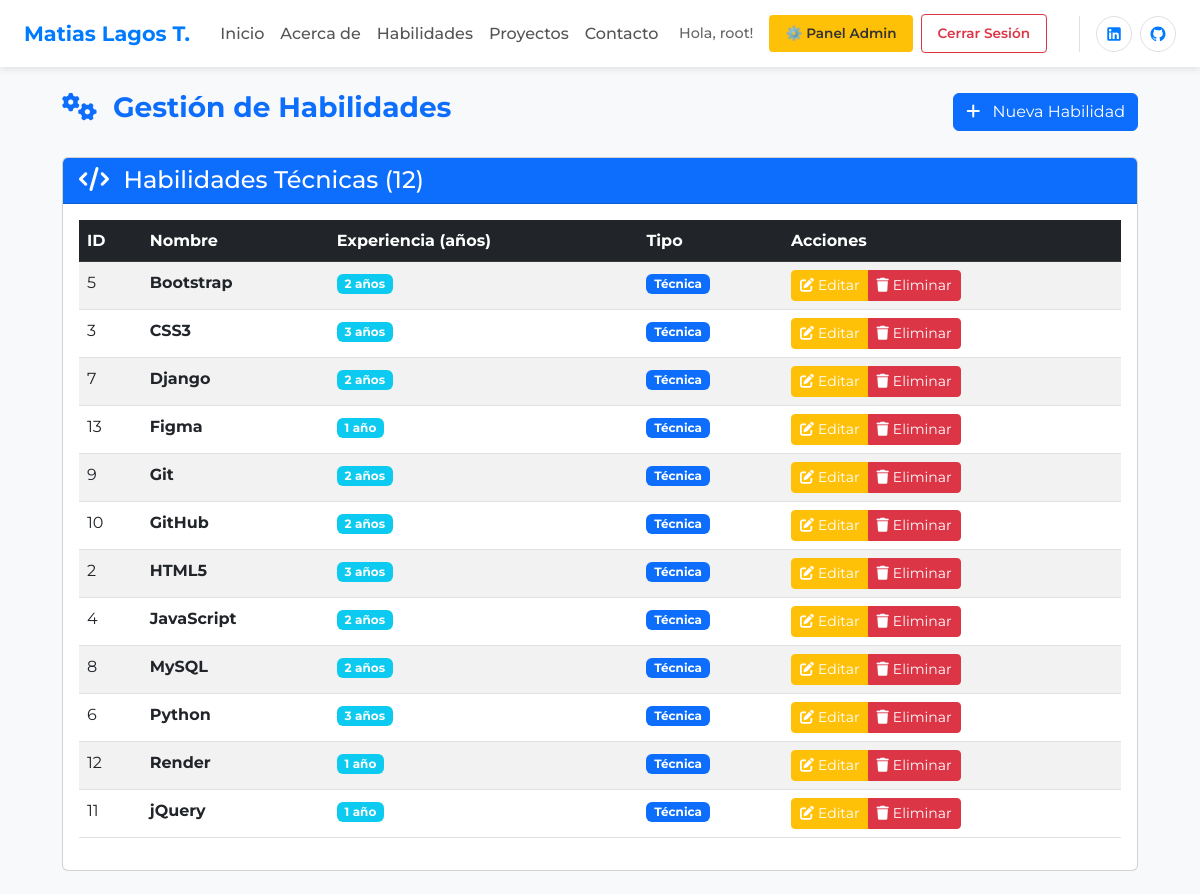
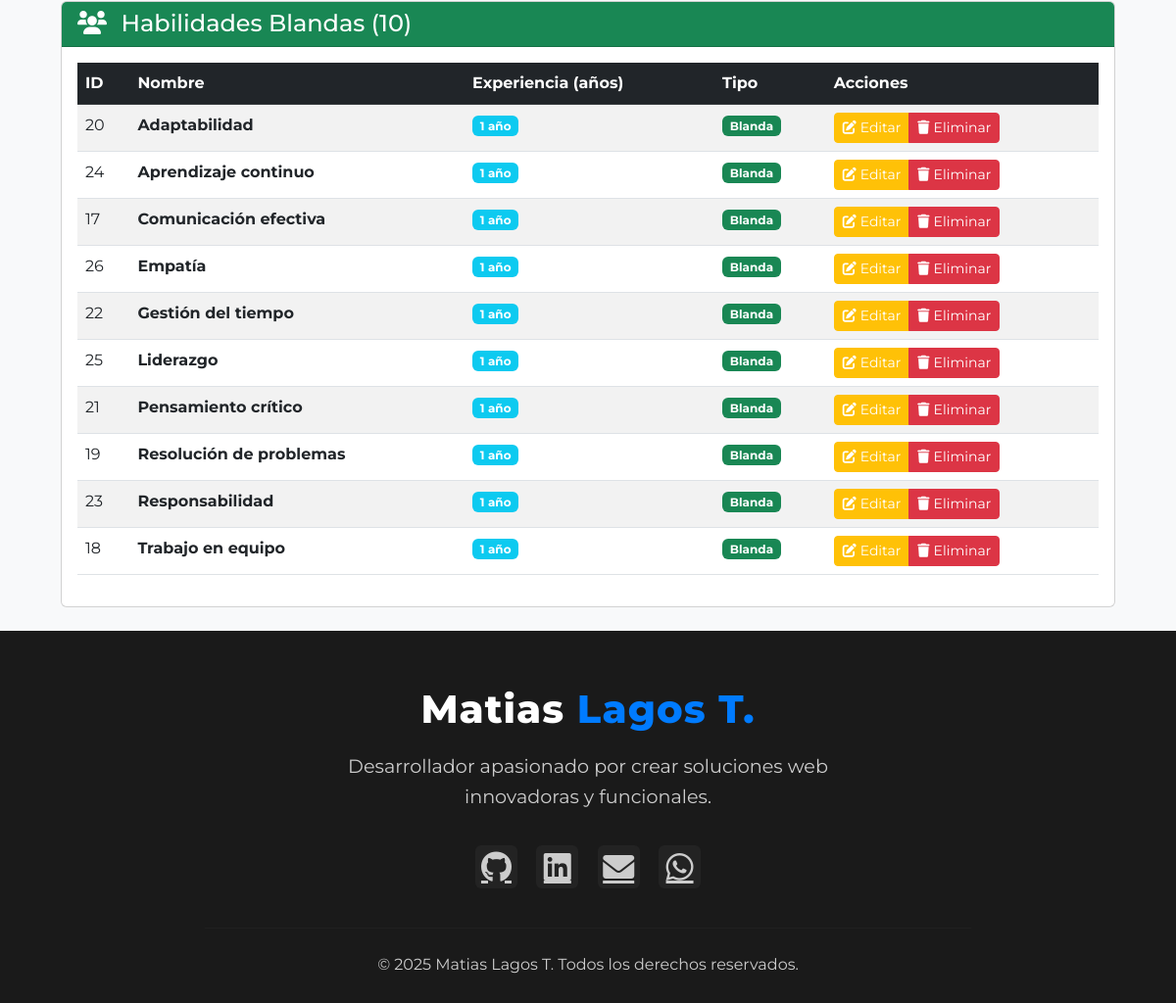
The page /panel/habilidades/ (signed in) on the database its author committed (2 pictures, top to bottom).
### proyectos/models.py (models this page shows, shortened)
class Habilidad(models.Model):
    TIPO_CHOICES = [
        ("tecnica", "Técnica"),
        ("blanda", "Blanda"),
    ]
    nombre = models.CharField(max_length=100)
    experiencia = models.IntegerField(help_text="Años de experiencia")
    tipo = models.CharField(max_length=10, choices=TIPO_CHOICES, default="tecnica")
    icono_url = models.URLField(
        blank=True,
        null=True,
        help_text="URL del icono de la habilidad (ej: Font Awesome, Bootstrap Icons)"
    )
    class Meta:
        ordering = ['nombre']

### login/mixins.py (the view)
    def nueva_vista(request, *args, **kwargs):
        if not request.user.is_authenticated:
            messages.error(request, 'Debes iniciar sesión para acceder a esta página.')
            return redirect('login')
        return view_func(request, *args, **kwargs)

### proyectos/templates/habilidades/lista.html (shortened to what this page needs)
{% extends "base.html" %}
{% block content %}
<div class="container-fluid py-4">
    <div class="row">
        <div class="col-lg-11 col-md-12 mx-auto">
            <div class="d-flex justify-content-between align-items-center mb-4">
                <h2 class="h3 fw-bold text-primary">
                    <i class="fas fa-cogs me-2"></i>
                    Gestión de Habilidades
                </h2>
                <a href="{% url 'crear_habilidad' %}" class="btn btn-primary">
                    <i class="fas fa-plus me-2"></i>
                    Nueva Habilidad
                </a>
            </div>
            <div class="card mb-4">
                <div class="card-header bg-primary text-white">
                    <h4 class="mb-0">
                        <i class="fas fa-code me-2"></i>
                        Habilidades Técnicas ({{ habilidades_tecnicas.count }})
                    </h4>
                </div>
                <div class="card-body">
                    {% if habilidades_tecnicas %}
                        <div class="table-responsive">
                            <table class="table table-striped table-hover">
                                <thead class="table-dark">
                                    <tr>
                            <th>ID</th>
                            <th>Nombre</th>
                            <th>Experiencia (años)</th>
                            <th>Tipo</th>
                            <th>Acciones</th>
                        </tr>
                    </thead>
                    <tbody>
                        {% for habilidad in habilidades_tecnicas %}
                        <tr>
                            <td>{{ habilidad.id }}</td>
                            <td>
                                <strong>{{ habilidad.nombre }}</strong>
                            </td>
                            <td>
                                <span class="badge bg-info">{{ habilidad.experiencia }} año{{ habilidad.experiencia|pluralize }}</span>
                            </td>
                            <td>
                                <span class="badge bg-primary">{{ habilidad.get_tipo_display }}</span>
                            </td>
                            <td>
                                <div class="btn-group" role="group">
                                    <a href="{% url 'editar_habilidad' habilidad.pk %}" class="btn btn-sm btn-warning text-white">
                                        <i class="fas fa-edit me-1"></i>Editar
                                    </a>
                                    <a href="{% url 'eliminar_habilidad' habilidad.pk %}" class="btn btn-sm btn-danger">
                                        <i class="fas fa-trash me-1"></i>Eliminar
                                    </a>
                                </div>
                            </td>
                        </tr>
                        {% endfor %}
                    </tbody>
                </table>
            </div>
        {% else %}
            <div class="alert alert-info" role="alert">
                <i class="fas fa-info-circle me-2"></i>
                No hay habilidades técnicas registradas.
            </div>
        {% endif %}
                </div>
            </div>
            <div class="card">
                <div class="card-header bg-success text-white">
                    <h4 class="mb-0">
                        <i class="fas fa-users me-2"></i>
                        Habilidades Blandas ({{ habilidades_blandas.count }})
                    </h4>
                </div>
                <div class="card-body">
                    {% if habilidades_blandas %}
                        <div class="table-responsive">
                            <table class="table table-striped table-hover">
                                <thead class="table-dark">
                                    <tr>
                                        <th>ID</th>
                                        <th>Nombre</th>
                                        <th>Experiencia (años)</th>
                                        <th>Tipo</th>
                                        <th>Acciones</th>
                                    </tr>
                                </thead>
                                <tbody>
                                    {% for habilidad in habilidades_blandas %}
                                    <tr>
                                        <td>{{ habilidad.id }}</td>
                                        <td>
                                            <strong>{{ habilidad.nombre }}</strong>
                                        </td>
                                        <td>
                                            <span class="badge bg-info">{{ habilidad.experiencia }} año{{ habilidad.experiencia|pluralize }}</span>
                                        </td>
                                        <td>
                                            <span class="badge bg-success">{{ habilidad.get_tipo_display }}</span>
                                        </td>
                                        <td>
                                            <div class="btn-group" role="group">
                                                <a href="{% url 'editar_habilidad' habilidad.pk %}" class="btn btn-sm btn-warning text-white">
                                                    <i class="fas fa-edit me-1"></i>Editar
                                                </a>
                                                <a href="{% url 'eliminar_habilidad' habilidad.pk %}" class="btn btn-sm btn-danger">
                                                    <i class="fas fa-trash me-1"></i>Eliminar
                                                </a>
                                            </div>
                                        </td>
                                    </tr>
                                    {% endfor %}
                                </tbody>
                            </table>
                        </div>
                    {% else %}
                        <div class="alert alert-info" role="alert">
                            <i class="fas fa-info-circle me-2"></i>
                            No hay habilidades blandas registradas.
                        </div>
                    {% endif %}
                </div>
            </div>
            </div>
        </div>
    </div>
{% endblock %}

### proyectos/templates/base.html (shortened to what this page needs)
{% load static %}
<!DOCTYPE html>
<html lang="es">
<head>
    <link href="https://cdn.jsdelivr.net/npm/bootstrap@5.3.0/dist/css/bootstrap.min.css" rel="stylesheet">
    <link rel="stylesheet" href="{% static 'styles/base.css' %}">
    <link rel="stylesheet" href="{% static 'styles/encabezado.css' %}">
    <link rel="stylesheet" href="{% static 'styles/heroe.css' %}">
    <link rel="stylesheet" href="{% static 'styles/acerca-de.css' %}">
    <link rel="stylesheet" href="{% static 'styles/habilidades.css' %}">
    <link rel="stylesheet" href="{% static 'styles/proyectos.css' %}">
    <link rel="stylesheet" href="{% static 'styles/contacto.css' %}">
    <link rel="stylesheet" href="{% static 'styles/pie-pagina.css' %}">
    <link rel="stylesheet" href="{% static 'styles/responsivo.css' %}">
    <link rel="stylesheet" href="https://cdnjs.cloudflare.com/ajax/libs/font-awesome/6.0.0/css/all.min.css">
</head>
<body>
    <header>
        <nav class="navbar navbar-expand-lg">
            <div class="container-fluid px-3 px-lg-4">
                <a class="navbar-brand" href="{% url 'home' %}">Matias Lagos T.</a>
                <div class="collapse navbar-collapse" id="navbarNav">
                    <ul class="navbar-nav mx-auto mb-2 mb-lg-0">
                        <li class="nav-item">
                            <a class="nav-link" href="{% url 'home' %}">Inicio</a>
                        </li>
                        <li class="nav-item">
                            <a class="nav-link" href="{% url 'home' %}#about">Acerca de</a>
                        </li>
                        <li class="nav-item">
                            <a class="nav-link" href="{% url 'home' %}#skills">Habilidades</a>
                        </li>
                        <li class="nav-item">
                            <a class="nav-link" href="{% url 'home' %}#projects">Proyectos</a>
                        </li>
                        <li class="nav-item">
                            <a class="nav-link" href="{% url 'home' %}#contact">Contacto</a>
                        </li>
                    </ul>
                    <div class="navbar-controls ms-lg-auto">
                        {% if user.is_authenticated %}
                        <span class="user-greeting">Hola, {{ user.first_name|default:user.username }}!</span>
                        {% endif %}
                        <div class="navbar-buttons">
                            {% if user.is_superuser %}
                            <a href="{% url 'dashboard' %}" class="btn btn-warning">⚙️ Panel Admin</a>
                            {% endif %}
                            {% if user.is_authenticated %}
                            <a href="{% url 'logout' %}" class="btn btn-outline-danger">Cerrar Sesión</a>
                            {% else %}
                            <a href="{% url 'login' %}" class="btn btn-primary">Ingresar</a>
                            <a href="{% url 'registro' %}" class="btn btn-outline-primary">Registrarse</a>
                            {% endif %}
                        </div>
                        <div class="social-nav">
                            <a href="https://www.linkedin.com/in/matias-lagos-tapia-667b192b8/" target="_blank"
                                rel="noopener noreferrer" class="social-link" aria-label="LinkedIn">
                            </a>
                            <a href="https://github.com/Matiaslagost7" target="_blank" rel="noopener noreferrer"
                                class="social-link" aria-label="GitHub">
                            </a>
                        </div>
                    </div>
                </div>
            </div>
        </nav>
    </header>
    <main id="main-content">
    {% block content %}{% endblock %}
    </main>
    <footer class="main-footer">
        <div class="footer-content">
            <h2 class="footer-logo">
                Matias <span class="footer-highlight">Lagos T.</span>
            </h2>
            <p class="footer-text">
                Desarrollador apasionado por crear soluciones web<br>innovadoras y funcionales.
            </p>
            <div class="footer-social">
                <a href="https://github.com/Matiaslagost7" target="_blank" rel="noopener noreferrer" aria-label="GitHub"><i class="fab fa-github"></i></a>
                <a href="https://linkedin.com/in/matias-lagos-torres-04b8a4265" target="_blank" rel="noopener noreferrer" aria-label="LinkedIn"><i class="fab fa-linkedin"></i></a>
                <a href="mailto:matiaslagost7@gmail.com" aria-label="Email"><i class="fas fa-envelope"></i></a>
                <a href="https://wa.me/56949625995" target="_blank" rel="noopener noreferrer" aria-label="WhatsApp"><i class="fab fa-whatsapp"></i></a>
            </div>
            <hr class="footer-divider">
            <div class="footer-bottom">
                <p>&copy; 2025 Matias Lagos T. Todos los derechos reservados.</p>
            </div>
        </div>
    </footer>
</body>
</html>

### rows shown on the page
Habilidad: id "5", nombre "Bootstrap", experiencia "2", tipo "Técnica"
Habilidad: id "3", nombre "CSS3", experiencia "3", tipo "Técnica"
Habilidad: id "7", nombre "Django", experiencia "2", tipo "Técnica"
Habilidad: id "13", nombre "Figma", experiencia "1", tipo "Técnica"
Habilidad: id "9", nombre "Git", experiencia "2", tipo "Técnica"
Habilidad: id "10", nombre "GitHub", experiencia "2", tipo "Técnica"
Habilidad: id "2", nombre "HTML5", experiencia "3", tipo "Técnica"
Habilidad: id "4", nombre "JavaScript", experiencia "2", tipo "Técnica"
Habilidad: id "8", nombre "MySQL", experiencia "2", tipo "Técnica"
Habilidad: id "6", nombre "Python", experiencia "3", tipo "Técnica"
Habilidad: id "12", nombre "Render", experiencia "1", tipo "Técnica"
Habilidad: id "11", nombre "jQuery", experiencia "1", tipo "Técnica"
Habilidad: id "20", nombre "Adaptabilidad", experiencia "1", tipo "Blanda"
Habilidad: id "24", nombre "Aprendizaje continuo", experiencia "1", tipo "Blanda"
Habilidad: id "17", nombre "Comunicación efectiva", experiencia "1", tipo "Blanda"
Habilidad: id "26", nombre "Empatía", experiencia "1", tipo "Blanda"
Habilidad: id "22", nombre "Gestión del tiempo", experiencia "1", tipo "Blanda"
Habilidad: id "25", nombre "Liderazgo", experiencia "1", tipo "Blanda"
Habilidad: id "21", nombre "Pensamiento crítico", experiencia "1", tipo "Blanda"
Habilidad: id "19", nombre "Resolución de problemas", experiencia "1", tipo "Blanda"
Habilidad: id "23", nombre "Responsabilidad", experiencia "1", tipo "Blanda"
Habilidad: id "18", nombre "Trabajo en equipo", experiencia "1", tipo "Blanda"

### other values the page prints
{{ user.first_name|default:user.username }} "root"
{{ habilidades_tecnicas.count }} "12"
{{ habilidades_blandas.count }} "10"
